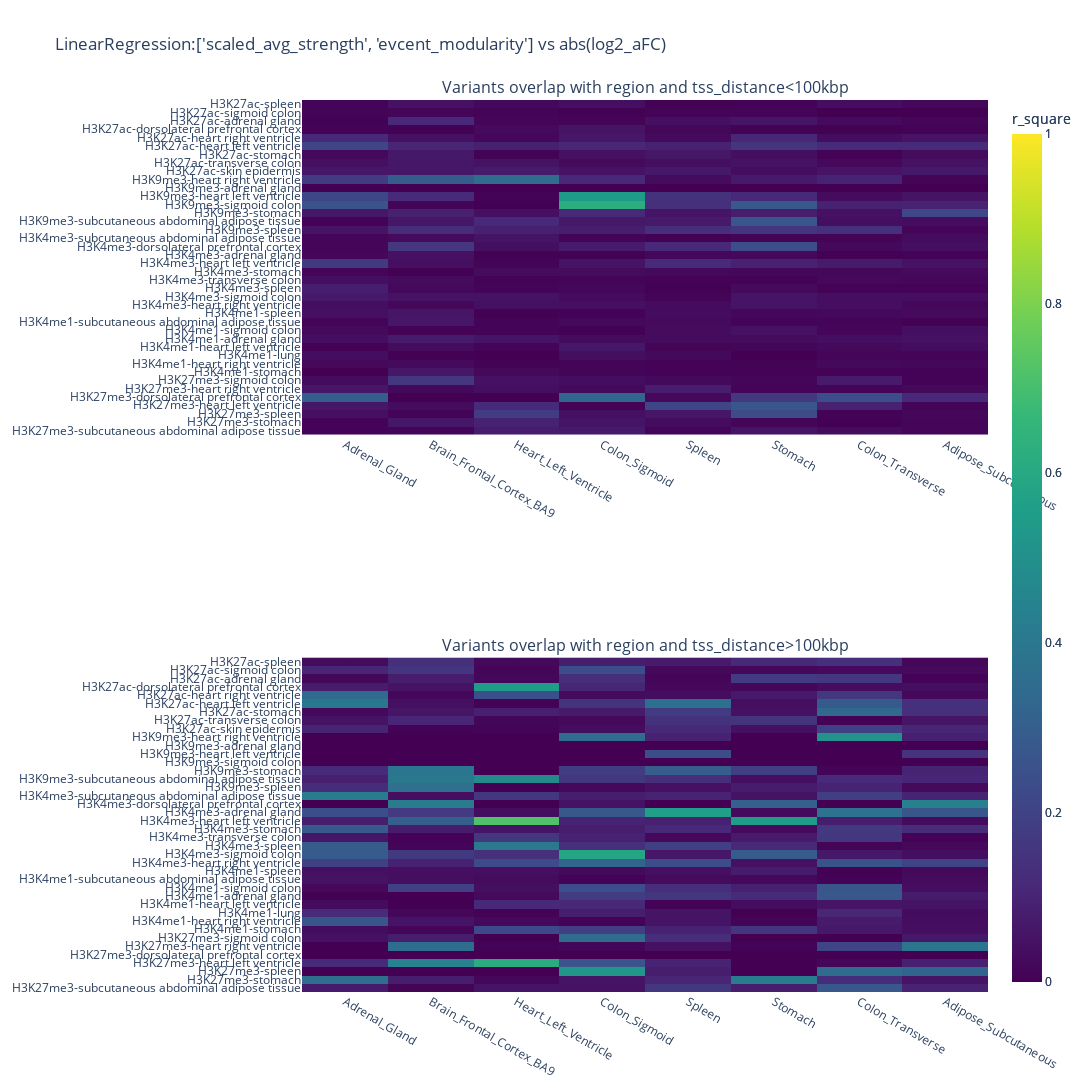

The code cell stored with this chart in its notebook:
### Code cell
##### R-Square: LM: average_strength vs abs(log2_aFC) #########

from plotly.subplots import make_subplots
import plotly.graph_objects as go

fig1 = make_subplots(rows=2, cols=1,
                    subplot_titles=("Variants overlap with region and tss_distance<100kbp", "Variants overlap with region and tss_distance>100kbp"),
                    shared_yaxes=True)
colorsc = dict(colorscale='algae', showscale=False)
fig1.add_trace(go.Heatmap(z=rsquare_full.values,
                    y=ylabel,
                    x=xlabel,
                    colorscale='Viridis',
                    zmin=0.0, zmax=1.0, zmid=0.5,
                    colorbar=dict(title='r_square'),
                    hoverongaps = False),
                    row=1, col=1, )

fig1.add_trace(go.Heatmap(
                    z=rsquare_100000.values,
                    y=ylabel,
                    x=xlabel, 
                    colorscale='Viridis',
                    zmin=0.0, zmax=1.0, zmid=0.5,
                    colorbar=dict(title='r_square')),
                    row=2, col=1)

fig1.update_layout(height=2000, width=1500, title=f"LinearRegression:{features} vs abs(log2_aFC)")


fig1['layout']['yaxis']['dtick']=1
fig1['layout']['yaxis2']['dtick']=1



fig1.show()

### Figure 1 — Plotly figure (JSON) as saved in the notebook; plotly's stock layout.template omitted (floating-point values rounded to 4 significant figures; data arrays with more than 128 entries replaced by an {"elided": "..."} marker saying what was removed)
{"data": [{"colorbar": {"title": {"text": "r_square"}}, "colorscale": [[0, "#440154"], [0.1111, "#482878"], [0.2222, "#3e4989"], [0.3333, "#31688e"], [0.4444, "#26828e"], [0.5556, "#1f9e89"], [0.6667, "#35b779"], [0.7778, "#6ece58"], [0.8889, "#b5de2b"], [1, "#fde725"]], "hoverongaps": false, "type": "heatmap", "x": ["Adrenal_Gland", "Brain_Frontal_Cortex_BA9", "Heart_Left_Ventricle", "Colon_Sigmoid", "Spleen", "Stomach", "Colon_Transverse", "Adipose_Subcutaneous"], "xaxis": "x", "y": ["H3K27me3-subcutaneous abdominal adipose tissue", "H3K27me3-stomach", "H3K27me3-spleen", "H3K27me3-heart left ventricle", "H3K27me3-dorsolateral prefrontal cortex", "H3K27me3-heart right ventricle", "H3K27me3-sigmoid colon", "H3K4me1-stomach", "H3K4me1-heart right ventricle", "H3K4me1-lung", "H3K4me1-heart left ventricle", "H3K4me1-adrenal gland", "H3K4me1-sigmoid colon", "H3K4me1-subcutaneous abdominal adipose tissue", "H3K4me1-spleen", "H3K4me3-heart right ventricle", "H3K4me3-sigmoid colon", "H3K4me3-spleen", "H3K4me3-transverse colon", "H3K4me3-stomach", "H3K4me3-heart left ventricle", "H3K4me3-adrenal gland", "H3K4me3-dorsolateral prefrontal cortex", "H3K4me3-subcutaneous abdominal adipose tissue", "H3K9me3-spleen", "H3K9me3-subcutaneous abdominal adipose tissue", "H3K9me3-stomach", "H3K9me3-sigmoid colon", "H3K9me3-heart left ventricle", "H3K9me3-adrenal gland", "H3K9me3-heart right ventricle", "H3K27ac-skin epidermis", "H3K27ac-transverse colon", "H3K27ac-stomach", "H3K27ac-heart left ventricle", "H3K27ac-heart right ventricle", "H3K27ac-dorsolateral prefrontal cortex", "H3K27ac-adrenal gland", "H3K27ac-sigmoid colon", "H3K27ac-spleen"], "yaxis": "y", "z": {"elided": "40x8 float values"}, "zmax": 1, "zmid": 0.5, "zmin": 0}, {"colorbar": {"title": {"text": "r_square"}}, "colorscale": [[0, "#440154"], [0.1111, "#482878"], [0.2222, "#3e4989"], [0.3333, "#31688e"], [0.4444, "#26828e"], [0.5556, "#1f9e89"], [0.6667, "#35b779"], [0.7778, "#6ece58"], [0.8889, "#b5de2b"], [1, "#fde725"]], "type": "heatmap", "x": ["Adrenal_Gland", "Brain_Frontal_Cortex_BA9", "Heart_Left_Ventricle", "Colon_Sigmoid", "Spleen", "Stomach", "Colon_Transverse", "Adipose_Subcutaneous"], "xaxis": "x2", "y": ["H3K27me3-subcutaneous abdominal adipose tissue", "H3K27me3-stomach", "H3K27me3-spleen", "H3K27me3-heart left ventricle", "H3K27me3-dorsolateral prefrontal cortex", "H3K27me3-heart right ventricle", "H3K27me3-sigmoid colon", "H3K4me1-stomach", "H3K4me1-heart right ventricle", "H3K4me1-lung", "H3K4me1-heart left ventricle", "H3K4me1-adrenal gland", "H3K4me1-sigmoid colon", "H3K4me1-subcutaneous abdominal adipose tissue", "H3K4me1-spleen", "H3K4me3-heart right ventricle", "H3K4me3-sigmoid colon", "H3K4me3-spleen", "H3K4me3-transverse colon", "H3K4me3-stomach", "H3K4me3-heart left ventricle", "H3K4me3-adrenal gland", "H3K4me3-dorsolateral prefrontal cortex", "H3K4me3-subcutaneous abdominal adipose tissue", "H3K9me3-spleen", "H3K9me3-subcutaneous abdominal adipose tissue", "H3K9me3-stomach", "H3K9me3-sigmoid colon", "H3K9me3-heart left ventricle", "H3K9me3-adrenal gland", "H3K9me3-heart right ventricle", "H3K27ac-skin epidermis", "H3K27ac-transverse colon", "H3K27ac-stomach", "H3K27ac-heart left ventricle", "H3K27ac-heart right ventricle", "H3K27ac-dorsolateral prefrontal cortex", "H3K27ac-adrenal gland", "H3K27ac-sigmoid colon", "H3K27ac-spleen"], "yaxis": "y2", "z": {"elided": "40x8 float values"}, "zmax": 1, "zmid": 0.5, "zmin": 0}], "layout": {"annotations": [{"font": {"size": 16}, "showarrow": false, "text": "Variants overlap with region and tss_distance<100kbp", "x": 0.5, "xanchor": "center", "xref": "paper", "y": 1, "yanchor": "bottom", "yref": "paper"}, {"font": {"size": 16}, "showarrow": false, "text": "Variants overlap with region and tss_distance>100kbp", "x": 0.5, "xanchor": "center", "xref": "paper", "y": 0.375, "yanchor": "bottom", "yref": "paper"}], "height": 2000, "title": {"text": "LinearRegression:['scaled_avg_strength', 'evcent_modularity'] vs abs(log2_aFC)"}, "width": 1500, "xaxis": {"anchor": "y", "domain": [0, 1]}, "xaxis2": {"anchor": "y2", "domain": [0, 1]}, "yaxis": {"anchor": "x", "domain": [0.625, 1], "dtick": 1}, "yaxis2": {"anchor": "x2", "domain": [0, 0.375], "dtick": 1}}}
